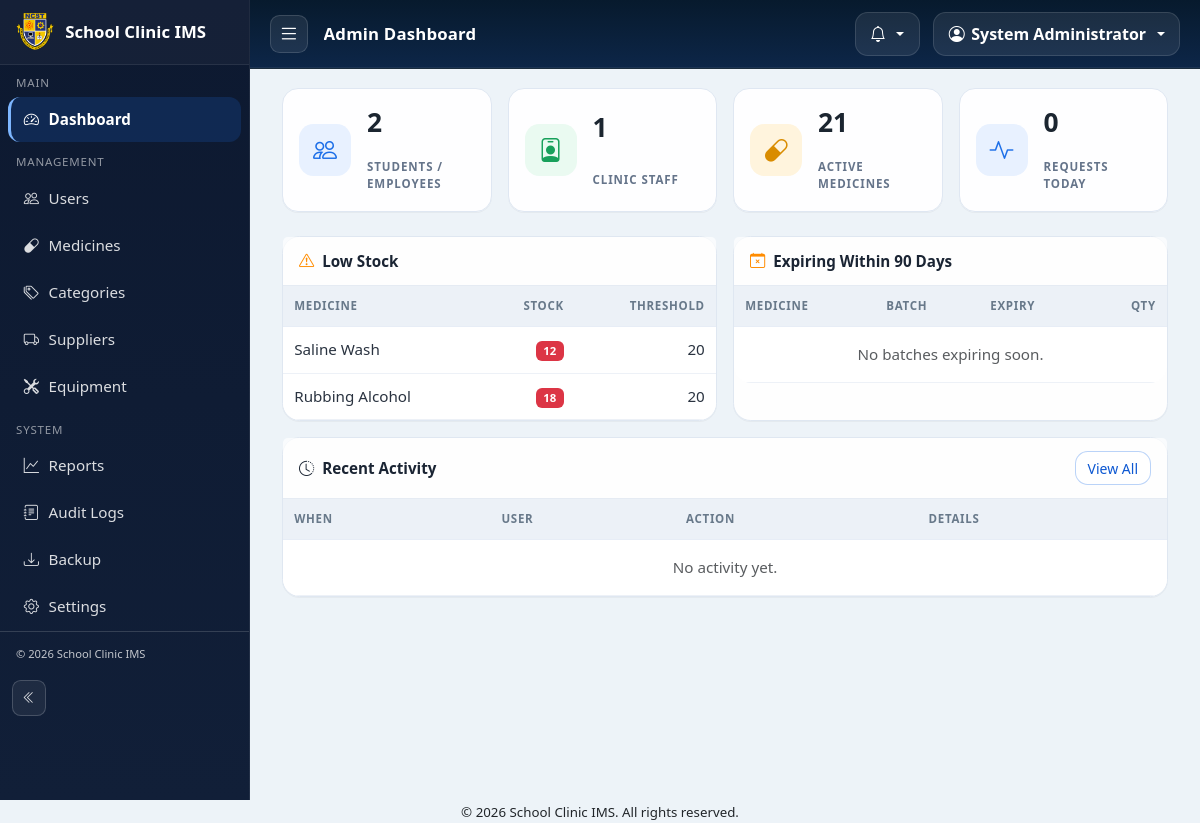
Page /admin/dashboard.php (signed in) on the committed database.
### tables this page shows
CREATE TABLE medicines (
    id                  INT AUTO_INCREMENT PRIMARY KEY,
    name                VARCHAR(150) NOT NULL,
    generic_name        VARCHAR(150) DEFAULT NULL,
    category_id         INT DEFAULT NULL,
    unit                VARCHAR(40)  NOT NULL DEFAULT 'tablet',
    description         VARCHAR(255) DEFAULT NULL,
    low_stock_threshold INT NOT NULL DEFAULT 10,
    is_active           TINYINT(1) NOT NULL DEFAULT 1,
    created_at          DATETIME NOT NULL DEFAULT CURRENT_TIMESTAMP,
    updated_at          DATETIME NOT NULL DEFAULT CURRENT_TIMESTAMP ON UPDATE CURRENT_TIMESTAMP,
    CONSTRAINT fk_med_category FOREIGN KEY (category_id) REFERENCES medicine_categories(id) ON DELETE SET NULL
  );

### includes/functions.php (called while the page is built, shortened)
<?php
if (!function_exists('e')) {
    function e($string = '') {
        return htmlspecialchars($string, ENT_QUOTES, 'UTF-8');
    }
}
if (!function_exists('url')) {
    function url($path = '') {
        $base = defined('BASE_URL') ? BASE_URL : (($_SERVER['HTTP_BASE'] ?? '') . dirname($_SERVER['SCRIPT_NAME'] ?? ''));
        $base = rtrim($base, '/');
        $path = ltrim($path, '/');
        return $base . '/' . ltrim($path, '/');
    }
}

### admin/dashboard.php (the view, shortened to what this page needs)
<?php
require_once __DIR__ . '/../config/db.php';
$totalUsers   = (int)$pdo->query("SELECT COUNT(*) FROM users WHERE role = 'user'")->fetchColumn();
$totalStaff   = (int)$pdo->query("SELECT COUNT(*) FROM users WHERE role = 'staff'")->fetchColumn();
$totalMeds    = (int)$pdo->query("SELECT COUNT(*) FROM medicines WHERE is_active = 1")->fetchColumn();
$todayRequests = (int)$pdo->query("SELECT COUNT(*) FROM medicine_requests WHERE DATE(requested_at) = CURDATE()")->fetchColumn();
$lowStock = $pdo->query(
    "SELECT m.id, m.name, m.low_stock_threshold,
            COALESCE(SUM(b.quantity),0) AS stock
     FROM medicines m
     LEFT JOIN medicine_batches b ON b.medicine_id = m.id
        AND b.quantity > 0 AND (b.expiry_date IS NULL OR b.expiry_date >= CURDATE())
     WHERE m.is_active = 1
     GROUP BY m.id
     HAVING stock <= m.low_stock_threshold
     ORDER BY stock ASC
     LIMIT 8"
)->fetchAll();
$expiring = $pdo->query(
    "SELECT b.*, m.name AS medicine_name
     FROM medicine_batches b
     JOIN medicines m ON m.id = b.medicine_id
     WHERE b.quantity > 0 AND b.expiry_date IS NOT NULL
       AND b.expiry_date >= CURDATE()
       AND b.expiry_date BETWEEN CURDATE() AND DATE_ADD(CURDATE(), INTERVAL 90 DAY)
     ORDER BY b.expiry_date ASC
     LIMIT 8"
)->fetchAll();
$recent = $pdo->query(
    "SELECT a.*, u.username
     FROM audit_logs a
     LEFT JOIN users u ON u.id = a.user_id
     ORDER BY a.created_at DESC
     LIMIT 8"
)->fetchAll();
require __DIR__ . '/../includes/layout_dashboard_start.php';
?>
            <div class="row g-3 mb-4">
                <div class="col-6 col-lg-3">
                    <div class="metric-card">
                        <div class="metric-icon icon-primary"><i class="bi bi-people"></i></div>
                        <div class="metric-value"><?= $totalUsers ?></div>
                        <div class="metric-label">Students / Employees</div>
                    </div>
                </div>
                <div class="col-6 col-lg-3">
                    <div class="metric-card">
                        <div class="metric-icon icon-success"><i class="bi bi-person-badge"></i></div>
                        <div class="metric-value"><?= $totalStaff ?></div>
                        <div class="metric-label">Clinic Staff</div>
                    </div>
                </div>
                <div class="col-6 col-lg-3">
                    <div class="metric-card">
                        <div class="metric-icon icon-warning"><i class="bi bi-capsule"></i></div>
                        <div class="metric-value"><?= $totalMeds ?></div>
                        <div class="metric-label">Active Medicines</div>
                    </div>
                </div>
                <div class="col-6 col-lg-3">
                    <div class="metric-card">
                        <div class="metric-icon icon-primary"><i class="bi bi-activity"></i></div>
                        <div class="metric-value"><?= $todayRequests ?></div>
                        <div class="metric-label">Requests Today</div>
                    </div>
                </div>
            </div>
            <div class="row g-3">
                <div class="col-lg-6">
                    <div class="card h-100">
                        <div class="card-header d-flex justify-content-between align-items-center">
                            <span><i class="bi bi-exclamation-triangle text-accent me-1"></i> Low Stock</span>
                        </div>
                        <div class="table-responsive">
                            <table class="table table-hover mb-0">
                                <thead><tr><th>Medicine</th><th class="text-end">Stock</th><th class="text-end">Threshold</th></tr></thead>
                                <tbody>
                                <?php if (!$lowStock): ?>
                                    <tr><td colspan="3" class="text-center text-muted py-3">No low-stock items.</td></tr>
                                <?php else: foreach ($lowStock as $r): ?>
                                    <tr>
                                        <td><?= e($r['name']) ?></td>
                                        <td class="text-end"><span class="badge bg-danger"><?= (int)$r['stock'] ?></span></td>
                                        <td class="text-end"><?= (int)$r['low_stock_threshold'] ?></td>
                                    </tr>
                                <?php endforeach; endif; ?>
                                </tbody>
                            </table>
                        </div>
                    </div>
                </div>
                <div class="col-lg-6">
                    <div class="card h-100">
                        <div class="card-header"><i class="bi bi-calendar-x text-accent me-1"></i> Expiring Within 90 Days</div>
                        <div class="table-responsive">
                            <table class="table table-hover mb-0">
                                <thead><tr><th>Medicine</th><th>Batch</th><th>Expiry</th><th class="text-end">Qty</th></tr></thead>
                                <tbody>
                                <?php if (!$expiring): ?>
                                    <tr><td colspan="4" class="text-center text-muted py-3">No batches expiring soon.</td></tr>
                                <?php else: foreach ($expiring as $r): ?>
                                    <tr>
                                        <td><?= e($r['medicine_name']) ?></td>
                                        <td><?= e($r['batch_no'] ?: '—') ?></td>
                                        <td><?= e(fmt_dt($r['expiry_date'], 'M d, Y')) ?></td>
                                        <td class="text-end"><?= (int)$r['quantity'] ?></td>
                                    </tr>
                                <?php endforeach; endif; ?>
                                </tbody>
                            </table>
                        </div>
                    </div>
                </div>
                <div class="col-12">
                    <div class="card">
                        <div class="card-header d-flex justify-content-between align-items-center">
                            <span><i class="bi bi-clock-history me-1"></i> Recent Activity</span>
                            <a href="<?= e(url('admin/audit_logs.php')) ?>" class="btn btn-sm btn-outline-primary">View All</a>
                        </div>
                        <div class="table-responsive">
                            <table class="table table-hover mb-0">
                                <thead><tr><th>When</th><th>User</th><th>Action</th><th>Details</th></tr></thead>
                                <tbody>
                                <?php if (!$recent): ?>
                                    <tr><td colspan="4" class="text-center text-muted py-3">No activity yet.</td></tr>
                                <?php else: foreach ($recent as $r): ?>
                                    <tr>
                                        <td><?= e(fmt_dt($r['created_at'])) ?></td>
                                        <td><?= e($r['username'] ?: 'system') ?></td>
                                        <td><span class="chip"><?= e($r['action']) ?></span></td>
                                        <td><?= e($r['details']) ?></td>
                                    </tr>
                                <?php endforeach; endif; ?>
                                </tbody>
                            </table>
                        </div>
                    </div>
                </div>
            </div>
        </div>
    </main>
</div>
<?php require __DIR__ . '/../includes/layout_dashboard_end.php'; ?>

### assets/css/style.css (style rules this page uses)
:root { --clinic-blue: #1a56a8; --clinic-blue-dark: #0f3d7a; --clinic-blue-light: #e8f0fb; --clinic-white: #ffffff; --clinic-light: #f4f7fb; --clinic-accent: #f5a623; --clinic-accent-2: #ff8c00; --clinic-text: #212529; --clinic-muted: #6c757d; --clinic-border: #e2e8f0; --dashboard-shell: #edf3f8; --dashboard-topbar: #071a2d; --dashboard-topbar-2: #0d2648; --dashboard-card: #f7f9fb; --dashboard-pill: #eaf1fb; --dashboard-btn: #1d6fe8; --dashboard-btn-2: #0d58d2; --space-1: .35rem; --space-2: .6rem; --space-3: .85rem; --space-4: 1rem; --space-5: 1.25rem; --space-6: 1.5rem; --space-7: 1.75rem; --inv-radius: 10px; --inv-radius-lg: 14px; --inv-border: #d4dce5; --inv-bg: rgba(255, 255, 255, 0.85); }
* { box-sizing: border-box; }
body { margin: 0; background-color: var(--dashboard-shell); color: var(--clinic-text); font-family: "Segoe UI", Roboto, "Helvetica Neue", Arial, sans-serif; font-size: 0.95rem; }
.btn-outline-primary { color: var(--clinic-blue); border-color: var(--clinic-blue); }
.text-accent { color: var(--clinic-accent-2) !important; }
.card { border: 1px solid #dfe7f1; border-radius: 1.15rem; background: rgba(255, 255, 255, 0.92); box-shadow: 0 1px 0 rgba(15, 23, 42, 0.04); }
.card-header { background: rgba(255, 255, 255, 0.7); border-bottom: 1px solid #e5ebf3; font-weight: 700; color: #1a2433; padding: .8rem 1rem; }
.btn, .form-control, .form-select, .input-group-text { border-radius: 0.8rem; }
.btn { padding: .55rem .9rem; }
.btn-sm { padding: .42rem .75rem; }
.btn-outline-primary { border-color: rgba(29, 111, 232, .3); color: var(--dashboard-btn-2); background: rgba(255, 255, 255, .7); }
.table { border-collapse: separate; border-spacing: 0; }
.table thead th { background: rgba(234, 240, 247, 0.9); color: #68798a; border-color: #e7edf6; font-weight: 700; text-transform: uppercase; letter-spacing: .06em; font-size: .72rem; padding: .7rem .7rem; white-space: nowrap; }
.table tbody td { padding: .72rem .7rem; border-color: #edf1f7; color: #2a3340; vertical-align: middle; }
.table td, .table th { padding: .6rem .7rem; vertical-align: middle; }
.btn-sm { min-height: 32px; padding-top: .35rem; padding-bottom: .35rem; }
.metric-card { background: rgba(255, 255, 255, 0.95); border: 1px solid #dfe7f2; border-radius: 1rem; padding: 1rem 1.15rem 1rem 1rem; display: grid; grid-template-columns: 52px 1fr; gap: .9rem 1rem; align-items: center; min-height: 124px; box-shadow: 0 1px 0 rgba(15, 23, 42, 0.04); }
.metric-icon { width: 52px; height: 52px; border-radius: .9rem; display: flex; align-items: center; justify-content: center; font-size: 1.5rem; grid-row: span 2; }
.icon-primary { background: #e8f1ff; color: #1d6fe8; }
.icon-success { background: #eafaf1; color: #18a05b; }
.icon-warning { background: #fff4dd; color: #d98c00; }
.metric-value { font-size: clamp(1.6rem, 2.2vw, 2.2rem); font-weight: 800; line-height: 1.15; color: #1b2530; margin: 0; grid-column: 2; overflow-wrap: anywhere; }
.metric-label { color: #65748a; text-transform: uppercase; letter-spacing: .08em; font-size: .72rem; font-weight: 700; margin: 0; grid-column: 2; }
.table-responsive { border-radius: 0 0 1.1rem 1.1rem; overflow-x: auto; }
.content-area .card { border-radius: 1.1rem; }
.content-area .row.g-3>.col-12>.card, .content-area .row.g-3>.col-lg-6>.card { box-shadow: 0 1px 0 rgba(7, 17, 33, .04); }
.content-area .table-responsive { border-radius: 0 0 1.1rem 1.1rem; overflow-x: auto; }

### rows in the picture
medicines: name "Saline Wash", stock "12", low_stock_threshold "20"
medicines: name "Rubbing Alcohol", stock "18", low_stock_threshold "20"

### other values in the picture
APP_NAME "School Clinic IMS"
$page_title "Admin Dashboard"
$fullName "System Administrator"
$totalUsers "2"
$totalStaff "1"
$totalMeds "21"
$todayRequests "0"
